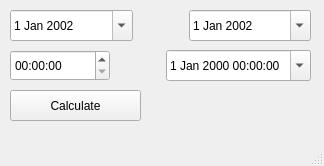
<?xml version="1.0" encoding="UTF-8"?>
<ui version="4.0">
 <class>MainWindow</class>
 <widget class="QMainWindow" name="MainWindow">
  <property name="geometry">
   <rect>
    <x>0</x>
    <y>0</y>
    <width>324</width>
    <height>166</height>
   </rect>
  </property>
  <property name="windowTitle">
   <string>MainWindow</string>
  </property>
  <widget class="QWidget" name="centralwidget">
   <widget class="QPushButton" name="btnCalculate">
    <property name="geometry">
     <rect>
      <x>10</x>
      <y>90</y>
      <width>131</width>
      <height>31</height>
     </rect>
    </property>
    <property name="text">
     <string>Calculate</string>
    </property>
   </widget>
   <widget class="QWidget" name="">
    <property name="geometry">
     <rect>
      <x>10</x>
      <y>10</y>
      <width>301</width>
      <height>31</height>
     </rect>
    </property>
    <layout class="QHBoxLayout" name="horizontalLayout">
     <item>
      <widget class="QDateEdit" name="startDate">
       <property name="sizePolicy">
        <sizepolicy hsizetype="Minimum" vsizetype="Preferred">
         <horstretch>0</horstretch>
         <verstretch>0</verstretch>
        </sizepolicy>
       </property>
       <property name="calendarPopup">
        <bool>true</bool>
       </property>
       <property name="date">
        <date>
         <year>2002</year>
         <month>1</month>
         <day>1</day>
        </date>
       </property>
      </widget>
     </item>
     <item>
      <spacer name="horizontalSpacer">
       <property name="orientation">
        <enum>Qt::Horizontal</enum>
       </property>
       <property name="sizeType">
        <enum>QSizePolicy::Fixed</enum>
       </property>
       <property name="sizeHint" stdset="0">
        <size>
         <width>50</width>
         <height>20</height>
        </size>
       </property>
      </spacer>
     </item>
     <item>
      <widget class="QDateEdit" name="endDate">
       <property name="sizePolicy">
        <sizepolicy hsizetype="Minimum" vsizetype="Preferred">
         <horstretch>0</horstretch>
         <verstretch>0</verstretch>
        </sizepolicy>
       </property>
       <property name="calendarPopup">
        <bool>true</bool>
       </property>
       <property name="date">
        <date>
         <year>2002</year>
         <month>1</month>
         <day>1</day>
        </date>
       </property>
      </widget>
     </item>
    </layout>
   </widget>
   <widget class="QWidget" name="">
    <property name="geometry">
     <rect>
      <x>10</x>
      <y>50</y>
      <width>301</width>
      <height>31</height>
     </rect>
    </property>
    <layout class="QHBoxLayout" name="horizontalLayout_2">
     <item>
      <widget class="QTimeEdit" name="timeEdit">
       <property name="sizePolicy">
        <sizepolicy hsizetype="Minimum" vsizetype="Preferred">
         <horstretch>0</horstretch>
         <verstretch>0</verstretch>
        </sizepolicy>
       </property>
       <property name="calendarPopup">
        <bool>true</bool>
       </property>
      </widget>
     </item>
     <item>
      <spacer name="horizontalSpacer_2">
       <property name="orientation">
        <enum>Qt::Horizontal</enum>
       </property>
       <property name="sizeType">
        <enum>QSizePolicy::Fixed</enum>
       </property>
       <property name="sizeHint" stdset="0">
        <size>
         <width>50</width>
         <height>20</height>
        </size>
       </property>
      </spacer>
     </item>
     <item>
      <widget class="QDateTimeEdit" name="dateTimeEdit">
       <property name="sizePolicy">
        <sizepolicy hsizetype="Minimum" vsizetype="Preferred">
         <horstretch>0</horstretch>
         <verstretch>0</verstretch>
        </sizepolicy>
       </property>
       <property name="calendarPopup">
        <bool>true</bool>
       </property>
      </widget>
     </item>
    </layout>
   </widget>
  </widget>
  <widget class="QMenuBar" name="menubar">
   <property name="geometry">
    <rect>
     <x>0</x>
     <y>0</y>
     <width>324</width>
     <height>21</height>
    </rect>
   </property>
  </widget>
  <widget class="QStatusBar" name="statusbar"/>
 </widget>
 <resources/>
 <connections/>
</ui>
